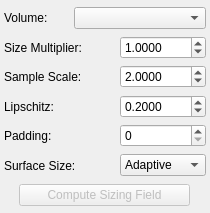
<?xml version="1.0" encoding="UTF-8"?>
<ui version="4.0">
 <class>SizingFieldWidget</class>
 <widget class="QDockWidget" name="SizingFieldWidget">
  <property name="geometry">
   <rect>
    <x>0</x>
    <y>0</y>
    <width>210</width>
    <height>213</height>
   </rect>
  </property>
  <property name="minimumSize">
   <size>
    <width>210</width>
    <height>213</height>
   </size>
  </property>
  <property name="maximumSize">
   <size>
    <width>524287</width>
    <height>220</height>
   </size>
  </property>
  <property name="windowTitle">
   <string>Sizing Field Creator</string>
  </property>
  <widget class="QWidget" name="dockWidgetContents">
   <layout class="QVBoxLayout" name="verticalLayout">
    <property name="spacing">
     <number>1</number>
    </property>
    <property name="margin">
     <number>4</number>
    </property>
    <item>
     <widget class="QWidget" name="VolumeWidget" native="true">
      <layout class="QHBoxLayout" name="horizontalLayout_7">
       <property name="spacing">
        <number>0</number>
       </property>
       <property name="margin">
        <number>0</number>
       </property>
       <item>
        <widget class="QLabel" name="volumeLabel">
         <property name="minimumSize">
          <size>
           <width>70</width>
           <height>0</height>
          </size>
         </property>
         <property name="maximumSize">
          <size>
           <width>70</width>
           <height>16777215</height>
          </size>
         </property>
         <property name="text">
          <string>Volume:</string>
         </property>
        </widget>
       </item>
       <item>
        <widget class="QComboBox" name="volumeBox"/>
       </item>
      </layout>
     </widget>
    </item>
    <item>
     <widget class="QWidget" name="factorWidget" native="true">
      <layout class="QHBoxLayout" name="horizontalLayout_6">
       <property name="spacing">
        <number>0</number>
       </property>
       <property name="margin">
        <number>0</number>
       </property>
       <item>
        <widget class="QLabel" name="factorLabel">
         <property name="minimumSize">
          <size>
           <width>60</width>
           <height>0</height>
          </size>
         </property>
         <property name="toolTip">
          <string/>
         </property>
         <property name="whatsThis">
          <string/>
         </property>
         <property name="text">
          <string>Size Multiplier:</string>
         </property>
        </widget>
       </item>
       <item>
        <spacer name="factorSpacer">
         <property name="orientation">
          <enum>Qt::Horizontal</enum>
         </property>
         <property name="sizeHint" stdset="0">
          <size>
           <width>10</width>
           <height>20</height>
          </size>
         </property>
        </spacer>
       </item>
       <item>
        <widget class="QDoubleSpinBox" name="factorSpinBox">
         <property name="minimumSize">
          <size>
           <width>86</width>
           <height>0</height>
          </size>
         </property>
         <property name="maximumSize">
          <size>
           <width>86</width>
           <height>16777215</height>
          </size>
         </property>
         <property name="toolTip">
          <string extracomment="Scale Sizing Field by Constant Factor"/>
         </property>
         <property name="decimals">
          <number>4</number>
         </property>
         <property name="minimum">
          <double>0.000100000000000</double>
         </property>
         <property name="maximum">
          <double>9999.000000000000000</double>
         </property>
         <property name="singleStep">
          <double>0.000100000000000</double>
         </property>
         <property name="value">
          <double>1.000000000000000</double>
         </property>
        </widget>
       </item>
      </layout>
     </widget>
    </item>
    <item>
     <widget class="QWidget" name="scaleWidget" native="true">
      <layout class="QHBoxLayout" name="horizontalLayout">
       <property name="spacing">
        <number>0</number>
       </property>
       <property name="margin">
        <number>0</number>
       </property>
       <item>
        <widget class="QLabel" name="scaleLabel">
         <property name="minimumSize">
          <size>
           <width>60</width>
           <height>0</height>
          </size>
         </property>
         <property name="maximumSize">
          <size>
           <width>16777215</width>
           <height>16777215</height>
          </size>
         </property>
         <property name="text">
          <string>Sample Scale:</string>
         </property>
        </widget>
       </item>
       <item>
        <spacer name="scaleSpacer">
         <property name="orientation">
          <enum>Qt::Horizontal</enum>
         </property>
         <property name="sizeHint" stdset="0">
          <size>
           <width>10</width>
           <height>20</height>
          </size>
         </property>
        </spacer>
       </item>
       <item>
        <widget class="QDoubleSpinBox" name="scaleSpinBox">
         <property name="minimumSize">
          <size>
           <width>86</width>
           <height>0</height>
          </size>
         </property>
         <property name="maximumSize">
          <size>
           <width>70</width>
           <height>16777215</height>
          </size>
         </property>
         <property name="decimals">
          <number>4</number>
         </property>
         <property name="minimum">
          <double>0.000000000000000</double>
         </property>
         <property name="maximum">
          <double>10.000000000000000</double>
         </property>
         <property name="singleStep">
          <double>0.000100000000000</double>
         </property>
         <property name="value">
          <double>2.000000000000000</double>
         </property>
        </widget>
       </item>
      </layout>
     </widget>
    </item>
    <item>
     <widget class="QWidget" name="lipschitzWidget" native="true">
      <layout class="QHBoxLayout" name="horizontalLayout_2">
       <property name="spacing">
        <number>0</number>
       </property>
       <property name="margin">
        <number>0</number>
       </property>
       <item>
        <widget class="QLabel" name="lipschitzLabel">
         <property name="minimumSize">
          <size>
           <width>60</width>
           <height>0</height>
          </size>
         </property>
         <property name="maximumSize">
          <size>
           <width>60</width>
           <height>16777215</height>
          </size>
         </property>
         <property name="text">
          <string>Lipschitz:</string>
         </property>
        </widget>
       </item>
       <item>
        <spacer name="lipschitzSpacer">
         <property name="orientation">
          <enum>Qt::Horizontal</enum>
         </property>
         <property name="sizeHint" stdset="0">
          <size>
           <width>10</width>
           <height>20</height>
          </size>
         </property>
        </spacer>
       </item>
       <item>
        <widget class="QDoubleSpinBox" name="lipschitzSpinBox">
         <property name="minimumSize">
          <size>
           <width>86</width>
           <height>0</height>
          </size>
         </property>
         <property name="maximumSize">
          <size>
           <width>86</width>
           <height>16777215</height>
          </size>
         </property>
         <property name="decimals">
          <number>4</number>
         </property>
         <property name="minimum">
          <double>0.000100000000000</double>
         </property>
         <property name="maximum">
          <double>10.000000000000000</double>
         </property>
         <property name="singleStep">
          <double>0.000100000000000</double>
         </property>
         <property name="value">
          <double>0.200000000000000</double>
         </property>
        </widget>
       </item>
      </layout>
     </widget>
    </item>
    <item>
     <widget class="QWidget" name="paddingWidget" native="true">
      <layout class="QHBoxLayout" name="horizontalLayout_3">
       <property name="spacing">
        <number>0</number>
       </property>
       <property name="margin">
        <number>0</number>
       </property>
       <item>
        <widget class="QLabel" name="paddingLabel">
         <property name="minimumSize">
          <size>
           <width>60</width>
           <height>0</height>
          </size>
         </property>
         <property name="maximumSize">
          <size>
           <width>60</width>
           <height>16777215</height>
          </size>
         </property>
         <property name="text">
          <string>Padding:</string>
         </property>
        </widget>
       </item>
       <item>
        <spacer name="paddingSpacer">
         <property name="orientation">
          <enum>Qt::Horizontal</enum>
         </property>
         <property name="sizeHint" stdset="0">
          <size>
           <width>10</width>
           <height>20</height>
          </size>
         </property>
        </spacer>
       </item>
       <item>
        <widget class="QSpinBox" name="paddingSpinBox">
         <property name="sizePolicy">
          <sizepolicy hsizetype="Preferred" vsizetype="Fixed">
           <horstretch>0</horstretch>
           <verstretch>0</verstretch>
          </sizepolicy>
         </property>
         <property name="minimumSize">
          <size>
           <width>86</width>
           <height>0</height>
          </size>
         </property>
         <property name="maximumSize">
          <size>
           <width>86</width>
           <height>16777215</height>
          </size>
         </property>
         <property name="maximum">
          <number>128</number>
         </property>
         <property name="singleStep">
          <number>1</number>
         </property>
         <property name="value">
          <number>0</number>
         </property>
        </widget>
       </item>
      </layout>
     </widget>
    </item>
    <item>
     <widget class="QWidget" name="surfaceWidget" native="true">
      <layout class="QHBoxLayout" name="horizontalLayout_5">
       <property name="spacing">
        <number>0</number>
       </property>
       <property name="margin">
        <number>0</number>
       </property>
       <item>
        <widget class="QLabel" name="surfaceLabel">
         <property name="minimumSize">
          <size>
           <width>80</width>
           <height>0</height>
          </size>
         </property>
         <property name="maximumSize">
          <size>
           <width>80</width>
           <height>16777215</height>
          </size>
         </property>
         <property name="text">
          <string>Surface Size:</string>
         </property>
        </widget>
       </item>
       <item>
        <spacer name="surfaceSpacer">
         <property name="orientation">
          <enum>Qt::Horizontal</enum>
         </property>
         <property name="sizeHint" stdset="0">
          <size>
           <width>10</width>
           <height>20</height>
          </size>
         </property>
        </spacer>
       </item>
       <item>
        <widget class="QComboBox" name="surfaceComboBox">
         <property name="minimumSize">
          <size>
           <width>86</width>
           <height>0</height>
          </size>
         </property>
         <property name="currentIndex">
          <number>1</number>
         </property>
         <item>
          <property name="text">
           <string>Constant</string>
          </property>
         </item>
         <item>
          <property name="text">
           <string>Adaptive</string>
          </property>
         </item>
        </widget>
       </item>
      </layout>
     </widget>
    </item>
    <item alignment="Qt::AlignHCenter">
     <widget class="QWidget" name="computeWidget" native="true">
      <layout class="QHBoxLayout" name="horizontalLayout_4">
       <property name="spacing">
        <number>0</number>
       </property>
       <property name="margin">
        <number>0</number>
       </property>
       <item>
        <spacer name="leftSpacer">
         <property name="orientation">
          <enum>Qt::Horizontal</enum>
         </property>
         <property name="sizeHint" stdset="0">
          <size>
           <width>40</width>
           <height>20</height>
          </size>
         </property>
        </spacer>
       </item>
       <item>
        <widget class="QPushButton" name="computeSizingFieldButton">
         <property name="enabled">
          <bool>false</bool>
         </property>
         <property name="sizePolicy">
          <sizepolicy hsizetype="Preferred" vsizetype="Fixed">
           <horstretch>0</horstretch>
           <verstretch>0</verstretch>
          </sizepolicy>
         </property>
         <property name="minimumSize">
          <size>
           <width>171</width>
           <height>20</height>
          </size>
         </property>
         <property name="maximumSize">
          <size>
           <width>16777215</width>
           <height>16777215</height>
          </size>
         </property>
         <property name="layoutDirection">
          <enum>Qt::LeftToRight</enum>
         </property>
         <property name="styleSheet">
          <string notr="true"/>
         </property>
         <property name="text">
          <string>Compute Sizing Field</string>
         </property>
         <property name="autoDefault">
          <bool>false</bool>
         </property>
         <property name="default">
          <bool>false</bool>
         </property>
         <property name="flat">
          <bool>false</bool>
         </property>
        </widget>
       </item>
       <item>
        <spacer name="rightspacer">
         <property name="orientation">
          <enum>Qt::Horizontal</enum>
         </property>
         <property name="sizeHint" stdset="0">
          <size>
           <width>40</width>
           <height>20</height>
          </size>
         </property>
        </spacer>
       </item>
      </layout>
     </widget>
    </item>
   </layout>
  </widget>
 </widget>
 <resources/>
 <connections>
  <connection>
   <sender>computeSizingFieldButton</sender>
   <signal>clicked()</signal>
   <receiver>SizingFieldWidget</receiver>
   <slot>computeSizingField()</slot>
   <hints>
    <hint type="sourcelabel">
     <x>113</x>
     <y>183</y>
    </hint>
    <hint type="destinationlabel">
     <x>113</x>
     <y>100</y>
    </hint>
   </hints>
  </connection>
 </connections>
 <slots>
  <slot>loadIndicatorFunctions()</slot>
  <slot>loadSizingField()</slot>
  <slot>computeSizingField()</slot>
 </slots>
</ui>
